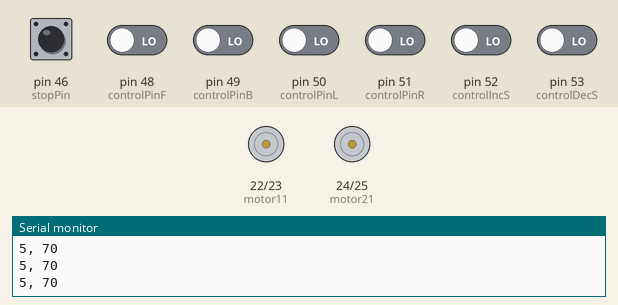
Recording of a sketch running on a simulated Arduino Mega 2560, built with avr-gcc and run on an emulated ATmega2560. On the bench: motor-driver pin pairs drawn as motors (green arrow = first pin HIGH = forward, orange = second pin HIGH = backward, longer = more drive, scaled by the enable pin), the last lines printed to the serial monitor. The inputs (shaded band) are chosen by the test bench; at power-on: pin 46 (stopPin), pin 48 (controlPinF), pin 49 (controlPinB), pin 50 (controlPinL), pin 51 (controlPinR), pin 52 (controlIncS), pin 53 (controlDecS) LOW.

Above: at 1.5 s.
1.6 s: pin 48 (controlPinF) driven HIGH
At 2.8 s:
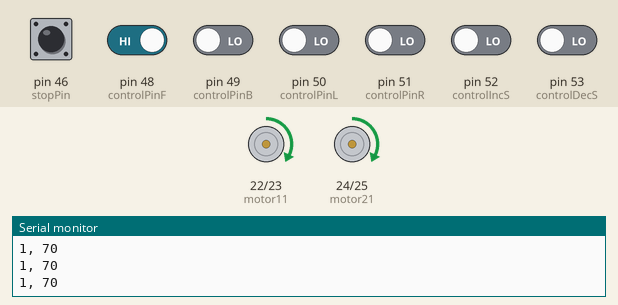
3.2 s: pin 48 (controlPinF) driven LOW and pin 49 (controlPinB) driven HIGH
At 4.7 s:
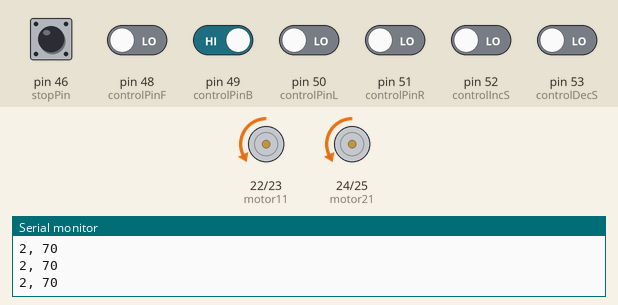
5.0 s: pin 49 (controlPinB) driven LOW and pin 50 (controlPinL) driven HIGH
At 5.5 s:
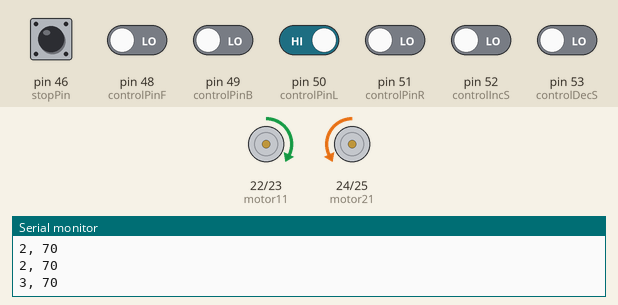
6.7 s: pin 49 (controlPinB) driven HIGH
At 7.5 s:
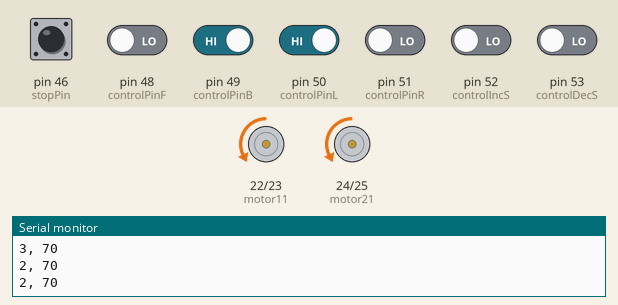
8.5 s: pin 49 (controlPinB) driven LOW
At 9.5 s:
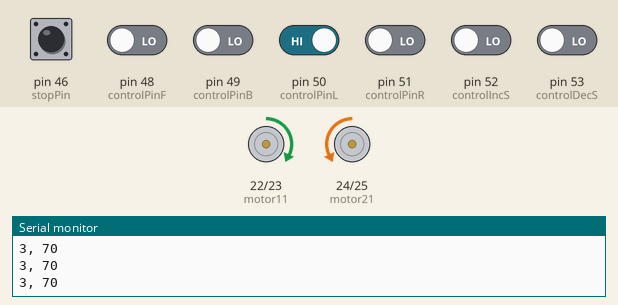
Timing chart, 0 to 11.2 s (numbered marks = the images above; inputs shaded):
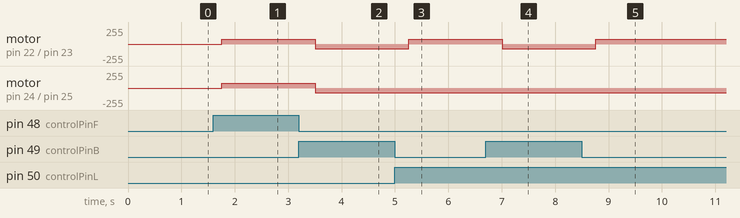

The sketch:

motor_control.ino
```cpp
int motor11 = 22;
int motor12 = 23;
int motor21 = 24;
int motor22 = 25;
int en1 = 2;
int en2 = 3;
int controlPinF = 48;
int controlPinB = 49;
int controlPinL = 50;
int controlPinR = 51;
int controlIncS = 52;
int controlDecS = 53;
int stopPin = 46;
int val = 0;
int dir = 5;
int fwd = LOW;
int bd = LOW;
int left = LOW;
int right  = LOW;
int stopKey = LOW;
int incSpeed = LOW;
int decSpeed = LOW;

void setup() {
  pinMode(motor11, OUTPUT);
  pinMode(motor12, OUTPUT);
  pinMode(motor21, OUTPUT);
  pinMode(motor22, OUTPUT);
  pinMode(en1, OUTPUT);
  pinMode(en2, OUTPUT);
  pinMode(controlPinF, INPUT);
  pinMode(controlPinB, INPUT);
  pinMode(controlPinL, INPUT);
  pinMode(controlPinR, INPUT);
  pinMode(controlIncS, INPUT);
  pinMode(controlDecS, INPUT);
  pinMode(stopPin, INPUT);
  Serial.begin(9600);
}

void moveBot(int dirn, int value){
  int dly = 350;
  analogWrite(en1, value);
  analogWrite(en2, value);
  switch(dirn){
    case 1: digitalWrite(motor11, HIGH);
            digitalWrite(motor12, LOW);
            digitalWrite(motor21, HIGH);
            digitalWrite(motor22, LOW);
            delay(dly);
            break;
    case 2: digitalWrite(motor11, LOW);
            digitalWrite(motor12, HIGH);
            digitalWrite(motor21, LOW);
            digitalWrite(motor22, HIGH);
            delay(dly);
            break;
    case 3: digitalWrite(motor11, HIGH);
            digitalWrite(motor12, LOW);
            digitalWrite(motor21, LOW);
            digitalWrite(motor22, HIGH);
            delay(dly);
            break;
    case 4: digitalWrite(motor11, LOW);
            digitalWrite(motor12, HIGH);
            digitalWrite(motor21, HIGH);
            digitalWrite(motor22, LOW);
            delay(dly);
            break;
    default:digitalWrite(motor11, LOW);
            digitalWrite(motor12, LOW);
            digitalWrite(motor21, LOW);
            digitalWrite(motor22, LOW);
            delay(dly);
  }
}
void loop() {
  fwd = digitalRead(controlPinF);
  bd = digitalRead(controlPinB);
  left = digitalRead(controlPinL);
  right = digitalRead(controlPinR);
  stopKey = digitalRead(stopPin);

  incSpeed = digitalRead(controlIncS);
  decSpeed = digitalRead(controlDecS);

  //Choose direction of movement
  if(fwd == HIGH){
    dir = 1;
  }
  else if(bd == HIGH){
    dir = 2;
  }
  else if(left == HIGH){
    dir = 3;
  }
  else if(right == HIGH){
    dir = 4;
  }
  // Enables Stop Key
  if(stopKey == HIGH){
    dir = 5;
  }

  //Change the speed
  if(incSpeed == HIGH){
    val = 100;
  }
  if(decSpeed == HIGH){
    val = 1000;
  }
  Serial.print(dir);
  Serial.print(", ");
  Serial.println(val);

  val = 70;
  moveBot(dir, val);
}
```

Measured:
- after the input at 1.6 s, motor on pin 22 (motor11) / pin 23 (motor12), motor on pin 24 (motor21) / pin 25 (motor22): stopped → forward 70/255 after 0.15 s
- after the input at 3.2 s, motor on pin 22 (motor11) / pin 23 (motor12), motor on pin 24 (motor21) / pin 25 (motor22): forward 70/255 → backward 70/255 after 0.30 s
- after the input at 5.0 s, motor on pin 22 (motor11) / pin 23 (motor12): backward 70/255 → forward 70/255 after 0.25 s
- after the input at 6.7 s, motor on pin 22 (motor11) / pin 23 (motor12): forward 70/255 → backward 70/255 after 0.31 s
- after the input at 8.5 s, motor on pin 22 (motor11) / pin 23 (motor12): backward 70/255 → forward 70/255 after 0.26 s
